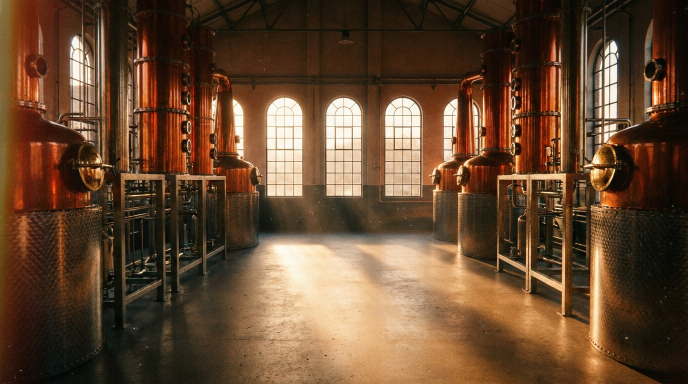
#> input picture scripts/seed-media/brand-bg.png, 1376 x 768 px (shown at 1/2 size)
$ python rebuild-brand-composite.py
#> lines starting #> are read from the running program, lines starting #| are printed output that depends on the picture
#!/usr/bin/env python3
"""Rebuild the First West collection image: no white frame, Figma blur + overlay + vignette."""

from __future__ import annotations

from pathlib import Path

import numpy as np
from PIL import Image, ImageFilter

MEDIA = Path(__file__).resolve().parent / "seed-media"
OUT = MEDIA / "brand-composite.png"

# Figma 406:1946 is 619.59 x 345.37. Export @2x.
WIDTH, HEIGHT = 1240, 690
# Figma layer blur is 3.443px at 1x.
BLUR = 6.886
OVERLAY_ALPHA = 0.3


def figma_bg_crop(im: Image.Image, size: tuple[int, int]) -> Image.Image:
    """Match Figma 406:1948: 155.54% wide, 155.74% tall, left -27.72%, top -45.85%."""
    tw, th = size
    scaled = im.resize((round(tw * 1.5554), round(th * 1.5574)), Image.Resampling.LANCZOS)
    left = round(tw * 0.2772)
    top = round(th * 0.4585)
    return scaled.crop((left, top, left + tw, top + th))


def logo_on_transparent(path: Path) -> Image.Image:
    """Treat the logo's light pixels as alpha so it sits on the dark crop."""
    logo = Image.open(path).convert("RGBA")
    arr = np.asarray(logo).copy()
    luminance = arr[:, :, :3].max(axis=2)
    arr[:, :, 3] = luminance
    return Image.fromarray(arr, "RGBA")


def edge_feather(rgb: Image.Image, px: int = 20) -> Image.Image:
    """~10px fade at 1x (asset is @2x), matching Figma's 8–12px edge blend."""
    arr = np.asarray(rgb).astype(np.float32)
    ramp = np.linspace(0.0, 1.0, px, dtype=np.float32)
    arr[:px] *= ramp[:, None, None]
    arr[-px:] *= ramp[::-1, None, None]
    arr[:, :px] *= ramp[None, :, None]
    arr[:, -px:] *= ramp[None, ::-1, None]
    return Image.fromarray(np.clip(arr, 0, 255).astype(np.uint8), "RGB")


def main() -> None:
    """Compose brand-bg.png + brand-logo.png into brand-composite.png."""
    bg = figma_bg_crop(Image.open(MEDIA / "brand-bg.png").convert("RGB"), (WIDTH, HEIGHT))
#> in figma_bg_crop, `tw, th = size`: tw = 1240; th = 690
#> in figma_bg_crop, `left = round(tw * 0.2772)`: left = 344
#> in figma_bg_crop, `top = round(th * 0.4585)`: top = 316
#> in figma_bg_crop, `return scaled.crop((left, top, left + tw, top + th))`:
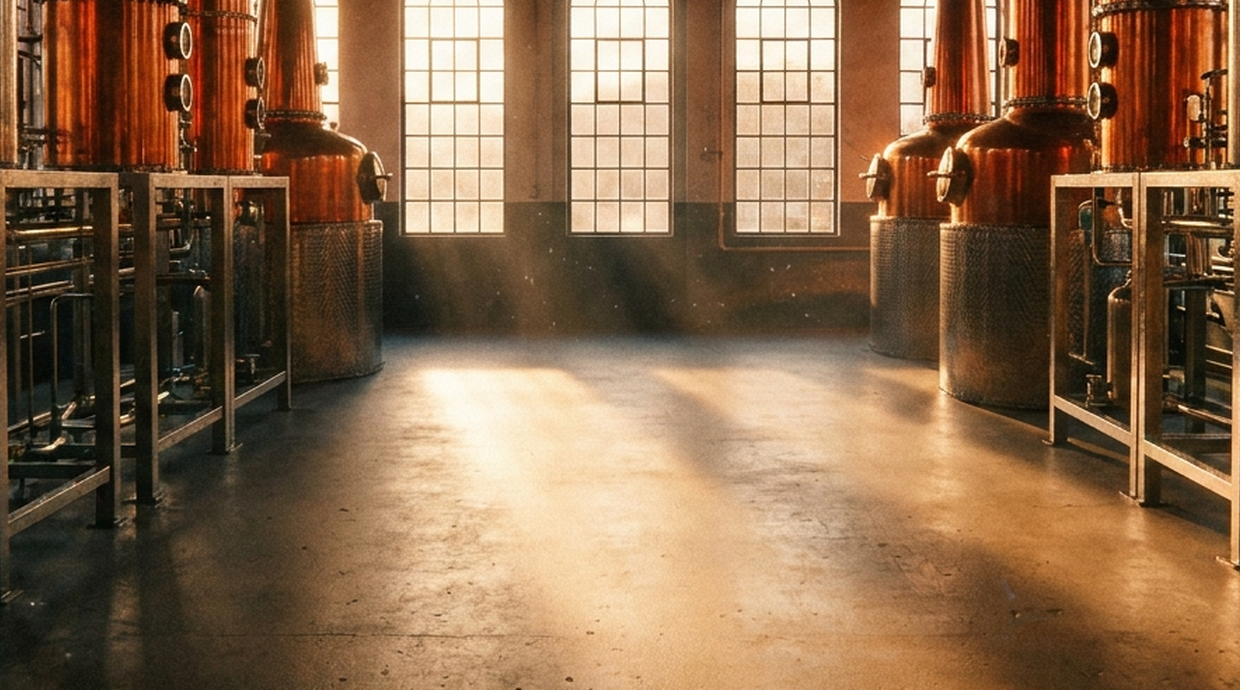
#> returned value: PIL image 1240x690 RGB; mean R, G, B 136.2, 104.5, 75.7
    bg = bg.filter(ImageFilter.GaussianBlur(radius=BLUR))
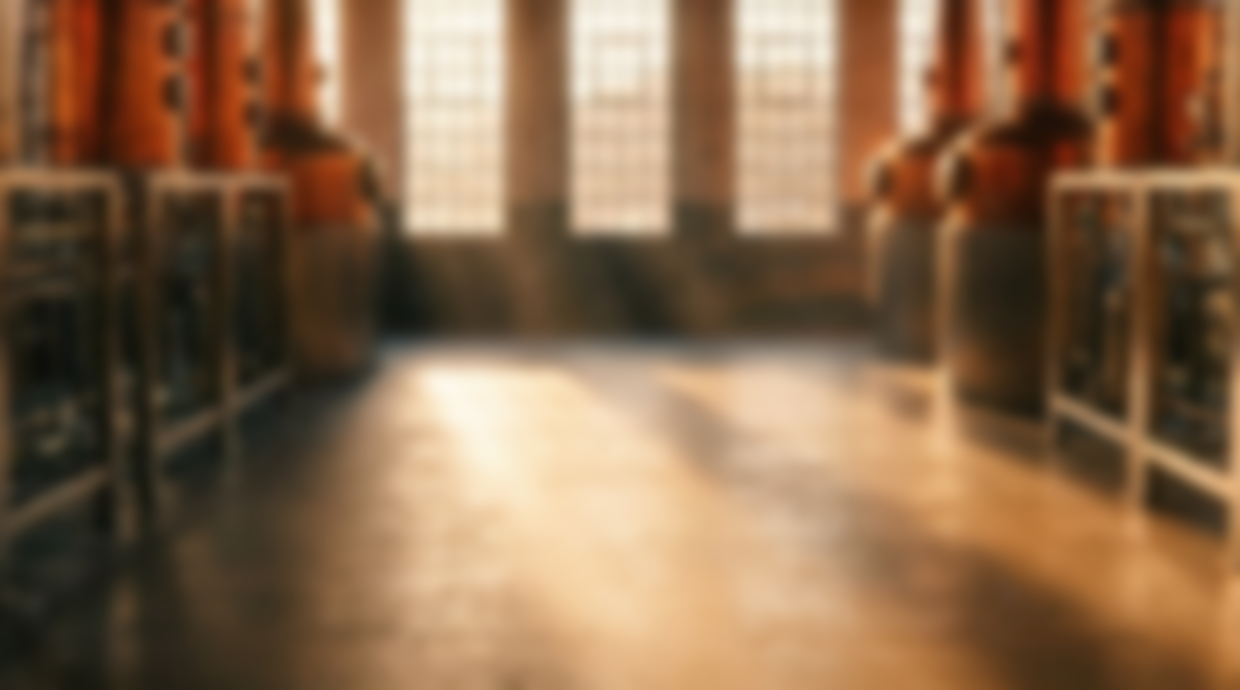
#> bg: PIL image 1240x690 RGB; mean R, G, B 136.1, 104.5, 75.7
    bg = Image.blend(bg, Image.new("RGB", bg.size, (0, 0, 0)), OVERLAY_ALPHA)
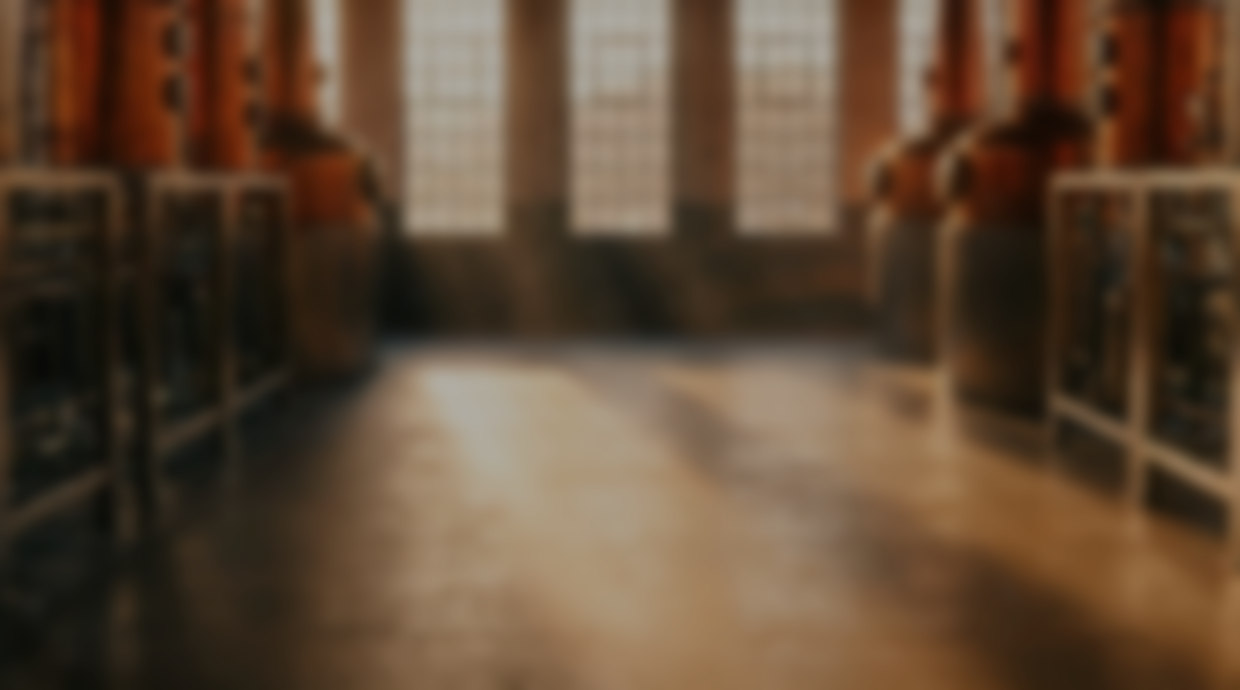
#> bg: PIL image 1240x690 RGB; mean R, G, B 94.9, 72.7, 52.5
    bg = edge_feather(bg, px=20)
#> in edge_feather, `arr[:, -px:] *= ramp[None, ::-1, None]`:
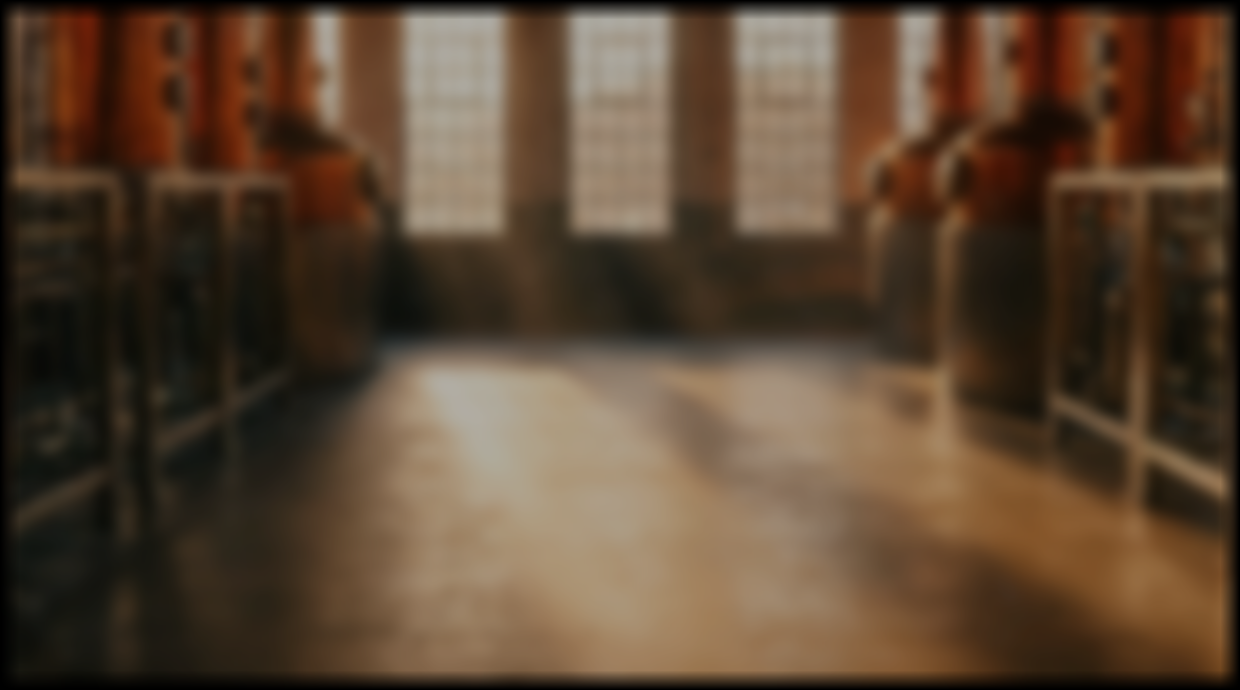
#> arr: shape (690, 1240, 3) float32; mean R, G, B 90.6, 69.5, 50.3

    logo = logo_on_transparent(MEDIA / "brand-logo.png")
    logo_w = round(WIDTH * (390.99755859375 / 619.5879516601562))
    logo_h = round(logo_w * (logo.height / logo.width))
    logo = logo.resize((logo_w, logo_h), Image.Resampling.LANCZOS)
    x = (WIDTH - logo_w) // 2
    y = (HEIGHT - logo_h) // 2
    canvas = bg.convert("RGBA")
    canvas.alpha_composite(logo, (x, y))
    canvas.convert("RGB").save(OUT, "PNG", optimize=True)
    print(f"Wrote {OUT} {WIDTH}x{HEIGHT}", flush=True)


if __name__ == "__main__":
#> (the run stopped early here; a loop or call above may not have finished)
